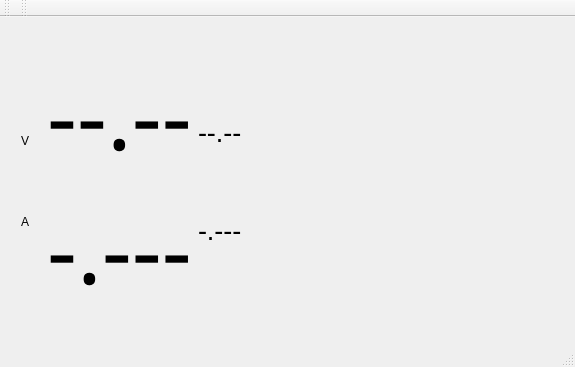
<?xml version="1.0" encoding="UTF-8"?>
<ui version="4.0">
 <class>MainWindow</class>
 <widget class="QMainWindow" name="MainWindow">
  <property name="geometry">
   <rect>
    <x>0</x>
    <y>0</y>
    <width>575</width>
    <height>367</height>
   </rect>
  </property>
  <property name="minimumSize">
   <size>
    <width>200</width>
    <height>150</height>
   </size>
  </property>
  <property name="windowTitle">
   <string>Korad PSU</string>
  </property>
  <widget class="QWidget" name="centralWidget">
   <layout class="QHBoxLayout" name="horizontalLayout" stretch="0,0,0,1">
    <item>
     <layout class="QVBoxLayout" name="verticalLayout_3">
      <property name="leftMargin">
       <number>10</number>
      </property>
      <item>
       <spacer name="verticalSpacer_5">
        <property name="orientation">
         <enum>Qt::Vertical</enum>
        </property>
        <property name="sizeHint" stdset="0">
         <size>
          <width>20</width>
          <height>40</height>
         </size>
        </property>
       </spacer>
      </item>
      <item>
       <widget class="QLabel" name="label">
        <property name="text">
         <string>V</string>
        </property>
       </widget>
      </item>
      <item>
       <widget class="QWidget" name="widget_2" native="true">
        <property name="minimumSize">
         <size>
          <width>0</width>
          <height>55</height>
         </size>
        </property>
       </widget>
      </item>
      <item>
       <widget class="QLabel" name="label_2">
        <property name="text">
         <string>A</string>
        </property>
       </widget>
      </item>
      <item>
       <spacer name="verticalSpacer_6">
        <property name="orientation">
         <enum>Qt::Vertical</enum>
        </property>
        <property name="sizeHint" stdset="0">
         <size>
          <width>20</width>
          <height>40</height>
         </size>
        </property>
       </spacer>
      </item>
     </layout>
    </item>
    <item>
     <layout class="QVBoxLayout" name="verticalLayout">
      <item>
       <spacer name="verticalSpacer">
        <property name="orientation">
         <enum>Qt::Vertical</enum>
        </property>
        <property name="sizeHint" stdset="0">
         <size>
          <width>20</width>
          <height>40</height>
         </size>
        </property>
       </spacer>
      </item>
      <item>
       <widget class="QLabel" name="oVout">
        <property name="font">
         <font>
          <family>Digital-7</family>
          <pointsize>70</pointsize>
         </font>
        </property>
        <property name="text">
         <string>--.--</string>
        </property>
       </widget>
      </item>
      <item>
       <widget class="QLabel" name="oIout">
        <property name="font">
         <font>
          <family>Digital-7</family>
          <pointsize>70</pointsize>
         </font>
        </property>
        <property name="text">
         <string>-.---</string>
        </property>
       </widget>
      </item>
      <item>
       <spacer name="verticalSpacer_2">
        <property name="orientation">
         <enum>Qt::Vertical</enum>
        </property>
        <property name="sizeHint" stdset="0">
         <size>
          <width>20</width>
          <height>40</height>
         </size>
        </property>
       </spacer>
      </item>
     </layout>
    </item>
    <item>
     <layout class="QVBoxLayout" name="verticalLayout_2">
      <item>
       <spacer name="verticalSpacer_3">
        <property name="orientation">
         <enum>Qt::Vertical</enum>
        </property>
        <property name="sizeHint" stdset="0">
         <size>
          <width>20</width>
          <height>40</height>
         </size>
        </property>
       </spacer>
      </item>
      <item>
       <widget class="QLabel" name="oVset1">
        <property name="font">
         <font>
          <pointsize>20</pointsize>
         </font>
        </property>
        <property name="text">
         <string>--.--</string>
        </property>
       </widget>
      </item>
      <item>
       <widget class="QWidget" name="widget" native="true">
        <property name="minimumSize">
         <size>
          <width>0</width>
          <height>55</height>
         </size>
        </property>
       </widget>
      </item>
      <item>
       <widget class="QLabel" name="oIset1">
        <property name="font">
         <font>
          <pointsize>20</pointsize>
         </font>
        </property>
        <property name="text">
         <string>-.---</string>
        </property>
       </widget>
      </item>
      <item>
       <spacer name="verticalSpacer_4">
        <property name="orientation">
         <enum>Qt::Vertical</enum>
        </property>
        <property name="sizeHint" stdset="0">
         <size>
          <width>20</width>
          <height>40</height>
         </size>
        </property>
       </spacer>
      </item>
     </layout>
    </item>
    <item>
     <widget class="QCustomPlot" name="oGraph" native="true"/>
    </item>
   </layout>
  </widget>
  <widget class="QMenuBar" name="menuBar">
   <property name="geometry">
    <rect>
     <x>0</x>
     <y>0</y>
     <width>575</width>
     <height>23</height>
    </rect>
   </property>
  </widget>
  <widget class="QToolBar" name="mainToolBar">
   <attribute name="toolBarArea">
    <enum>TopToolBarArea</enum>
   </attribute>
   <attribute name="toolBarBreak">
    <bool>false</bool>
   </attribute>
  </widget>
  <widget class="QStatusBar" name="oStatusBar"/>
  <widget class="QToolBar" name="toolBar">
   <property name="windowTitle">
    <string>toolBar</string>
   </property>
   <attribute name="toolBarArea">
    <enum>TopToolBarArea</enum>
   </attribute>
   <attribute name="toolBarBreak">
    <bool>false</bool>
   </attribute>
  </widget>
 </widget>
 <layoutdefault spacing="6" margin="11"/>
 <customwidgets>
  <customwidget>
   <class>QCustomPlot</class>
   <extends>QWidget</extends>
   <header>qcustomplot.h</header>
   <container>1</container>
  </customwidget>
 </customwidgets>
 <resources/>
 <connections/>
</ui>
